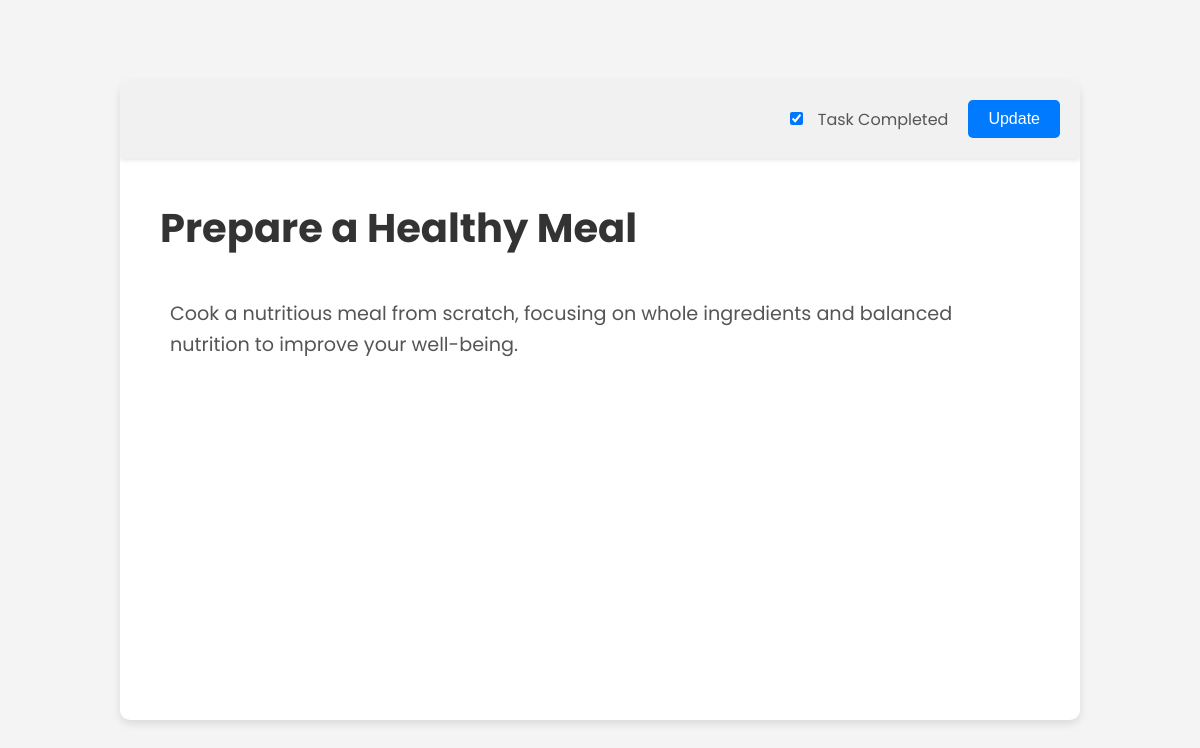
Screenshot of /update/17/ with the database file from the repository.
### todos/models.py (models this page shows, shortened)
class Todo(models.Model):
    title = models.CharField(max_length=255, null=False, blank=False)
    description = models.TextField(null=False, blank=False)
    completed = models.BooleanField(default=False)
    created_at = models.DateTimeField(default=timezone.now)

### todos/views.py (the view)
# urls.py: path('update/<int:id>/', views.todo_form, name='update_todo_form'),
def todo_form(request, id=None):
    todo = None
    if id:
        todo = get_object_or_404(Todo, id=id)
    return render(request, 'todos/todo_form.html', {'todo': todo})

### todos/templates/todos/todo_form.html (shortened to what this page needs)
<!DOCTYPE html>
<html lang="en">
<head>
    {% load static %}
    <link rel="stylesheet" href="{% static 'add_form.css' %}">
</head>
<body>
    <div class="editor-container">
        <header>
            <div class="complete-check">
                <label for="completed">
                    <input type="checkbox" id="completed" name="completed" {% if todo and todo.completed %}checked{% endif %}>
                    Task Completed
                </label>
            </div>
            <button type="submit" class="submit-btn">{% if todo %}Update{% else %}Submit{% endif %}</button>
        </header>
        <div class="editor-content">
            <div contenteditable="true" class="title-area" id="title">{% if todo %}{{ todo.title }}{% endif %}</div>
            <div contenteditable="true" class="description-area" id="description">{% if todo %}{{ todo.description }}{% endif %}</div>
        </div>
    </div>
</body>
</html>

### todos/templates/static/add_form.css (style rules this page uses)
body, html { margin: 0; padding: 0; height: 100%; width: 100%; font-family: 'Poppins', sans-serif; background-color: #f4f4f4; display: flex; justify-content: center; align-items: center; }
.editor-container { display: flex; flex-direction: column; height: 80%; width: 80%; background-color: white; border-radius: 10px; box-shadow: 0 4px 8px rgba(0, 0, 0, 0.1); overflow: hidden; }
header { display: flex; justify-content: flex-end; padding: 20px; background-color: #f1f1f1; box-shadow: 0 2px 5px rgba(0, 0, 0, 0.1); }
.complete-check { display: flex; align-items: center; margin-right: 20px; }
.complete-check label { font-size: 1rem; color: #555; cursor: pointer; }
.complete-check input[type="checkbox"] { margin-right: 10px; }
.submit-btn { background-color: #007BFF; border: none; color: white; padding: 10px 20px; font-size: 1rem; cursor: pointer; border-radius: 5px; }
.editor-content { padding: 40px; display: flex; flex-direction: column; justify-content: flex-start; align-items: flex-start; flex-grow: 1; overflow: auto; }
.title-area { font-size: 2.5rem; font-weight: bold; margin-bottom: 20px; outline: none; width: 100%; padding-bottom: 10px; box-sizing: border-box; color: #333; border-bottom: 1px solid transparent; position: relative; }
.title-area:before { content: "Enter Title..."; color: #999; position: absolute; top: 0; left: 0; pointer-events: none; transition: all 0.3s ease; padding: 5px; font-size: 2.5rem; }
.title-area.has-content:before { display: none; }
.description-area { font-size: 1.2rem; line-height: 1.6; flex-grow: 1; width: 100%; outline: none; padding: 10px; box-sizing: border-box; background-color: transparent; color: #555; position: relative; }
.description-area:before { content: "Enter Description..."; color: #999; position: absolute; top: 0; left: 10px; pointer-events: none; transition: all 0.3s ease; padding: 5px; font-size: 1.2rem; }
.description-area.has-content:before { display: none; }

### rows the page displays
Todo: completed "☑", title "Prepare a Healthy Meal", description "Cook a nutritious meal from scratch, focusing on whole ingredients and balanced nutrition to improve your well-being."
